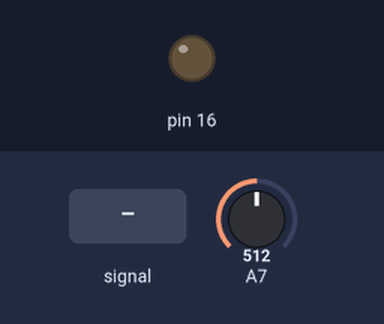
A sketch run on a simulated Arduino Mega 2560, built with avr-gcc and run on an emulated ATmega2560. Shown: output pins drawn as LEDs (lit = HIGH). The inputs (shaded band) are chosen by the test bench; at power-on: A7 = 512. What the sketch prints to the serial monitor is not drawn.

Above: at 1.2 s.
1.3 s: A7 fed a 200 Hz sine of ±255 counts around its level
At 2.2 s:
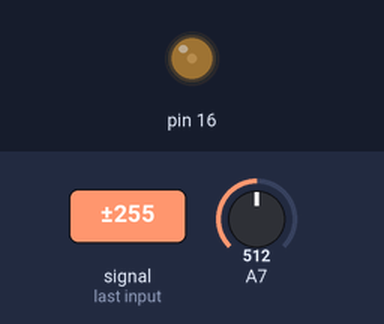
2.8 s: A7 set to 122
At 4.0 s:
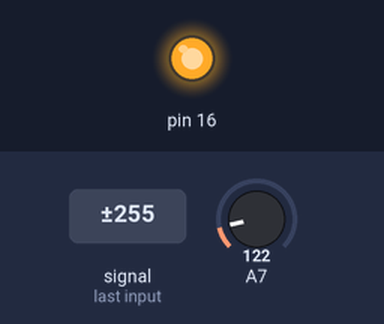
4.3 s: A7 set to 288
5.8 s: A7 set to 313
At 6.1 s:
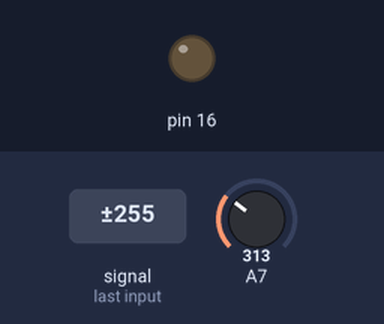
7.3 s: A7 set to 290
At 8.4 s:
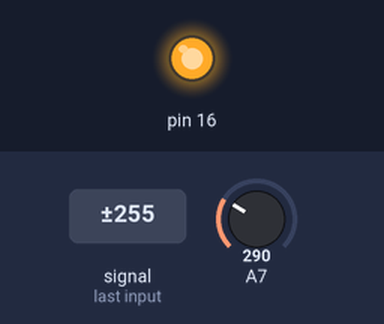
8.8 s: A7 set to 306
At 9.6 s:
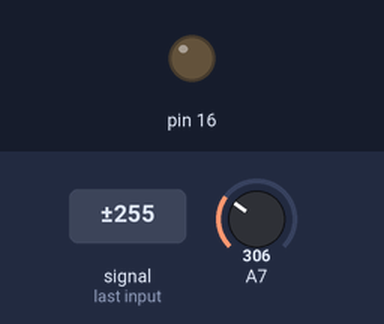
Timing chart, 0 to 11.3 s (numbered marks = the images above; inputs shaded):
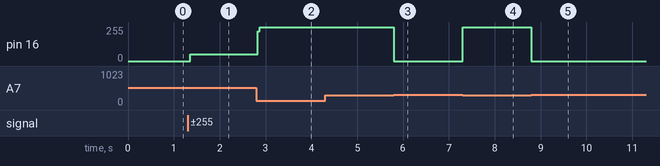

The sketch:

ch2_4_4.ino
```cpp
//Generated Date: Sun, 30 Jun 2024 08:32:16 GMT

int Light = 0;

void setup()
{
  Serial.begin(115200);


  pinMode(39, INPUT_PULLUP);
}

void loop()
{
  Light = analogRead(39);
  Serial.println(Light);
  if (Light < 300) {
    pinMode(16, OUTPUT);
    digitalWrite(16, HIGH);
  } else {
    pinMode(16, OUTPUT);
    digitalWrite(16, LOW);
  }
}
```

Measured:
- the behaviour switches between 299 and 300 on A7 (found by bisection; images 2 and 3)
- after the input at 1.3 s, pin 16: 0/255 → 49/255 after 0.05 s
- after the input at 2.8 s, pin 16: 49/255 → 255/255 at once
- after the input at 5.8 s, pin 16: 255/255 → 0/255 at once
- after the input at 7.3 s, pin 16: 0/255 → 255/255 at once
- after the input at 8.8 s, pin 16: 255/255 → 0/255 at once
